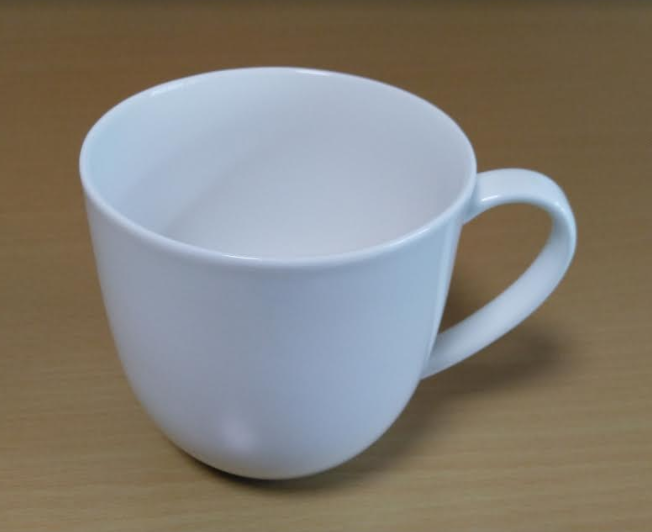
#> input picture images/test.png, 652 x 532 px
$ python pillow_crop.py
#> lines starting #> are read from the running program, lines starting #| are printed output that depends on the picture
from PIL import Image
image_path = '../images/test.png'
img = Image.open(image_path)
#> img is the input picture: PIL image 652x532 RGB; mean R, G, B 132, 126.9, 118.1
# 画像の 幅, 高さ
img_w, img_h = img.size
#> img_w = 652; img_h = 532
left = img_w // 4
#> left = 163
upper = img_h // 4
#> upper = 133
right = (img_w // 4) * 3
#> right = 489
lower = (img_h // 4) * 3
#> lower = 399
img_crop = img.crop((left, upper, right, lower))
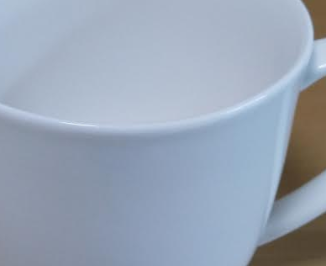
#> img_crop: PIL image 326x266 RGB; mean R, G, B 152.8, 164.6, 181.3
img_crop.save('../images/out_crop.png')
